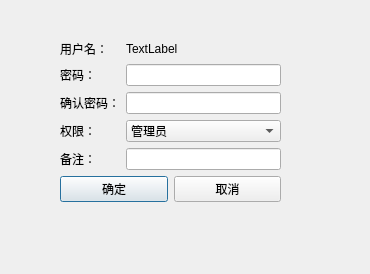
<?xml version="1.0" encoding="UTF-8"?>
<ui version="4.0">
 <class>alteruser_Dialog</class>
 <widget class="QDialog" name="alteruser_Dialog">
  <property name="geometry">
   <rect>
    <x>0</x>
    <y>0</y>
    <width>370</width>
    <height>274</height>
   </rect>
  </property>
  <property name="windowTitle">
   <string>修改用户</string>
  </property>
  <widget class="QWidget" name="layoutWidget">
   <property name="geometry">
    <rect>
     <x>60</x>
     <y>40</y>
     <width>221</width>
     <height>191</height>
    </rect>
   </property>
   <layout class="QFormLayout" name="formLayout">
    <item row="0" column="0">
     <widget class="QLabel" name="label">
      <property name="text">
       <string>用户名：</string>
      </property>
     </widget>
    </item>
    <item row="1" column="0">
     <widget class="QLabel" name="label_2">
      <property name="text">
       <string>密码：</string>
      </property>
     </widget>
    </item>
    <item row="1" column="1">
     <widget class="QLineEdit" name="passWord_lineEdit">
      <property name="echoMode">
       <enum>QLineEdit::Password</enum>
      </property>
     </widget>
    </item>
    <item row="2" column="0">
     <widget class="QLabel" name="label_3">
      <property name="text">
       <string>确认密码：</string>
      </property>
     </widget>
    </item>
    <item row="2" column="1">
     <widget class="QLineEdit" name="passWord2lineEdit">
      <property name="echoMode">
       <enum>QLineEdit::Password</enum>
      </property>
     </widget>
    </item>
    <item row="3" column="0">
     <widget class="QLabel" name="label_4">
      <property name="text">
       <string>权限：</string>
      </property>
     </widget>
    </item>
    <item row="3" column="1">
     <widget class="QComboBox" name="authority_comboBox">
      <item>
       <property name="text">
        <string>管理员</string>
       </property>
      </item>
      <item>
       <property name="text">
        <string>普通用户</string>
       </property>
      </item>
     </widget>
    </item>
    <item row="4" column="0">
     <widget class="QLabel" name="label_5">
      <property name="text">
       <string>备注：</string>
      </property>
     </widget>
    </item>
    <item row="4" column="1">
     <widget class="QLineEdit" name="note_lineEdit"/>
    </item>
    <item row="5" column="0" colspan="2">
     <layout class="QHBoxLayout" name="horizontalLayout">
      <item>
       <widget class="QPushButton" name="ok_pushButton">
        <property name="text">
         <string>确定</string>
        </property>
       </widget>
      </item>
      <item>
       <widget class="QPushButton" name="cancel_pushButton">
        <property name="text">
         <string>取消</string>
        </property>
       </widget>
      </item>
     </layout>
    </item>
    <item row="0" column="1">
     <widget class="QLabel" name="userName_label">
      <property name="text">
       <string>TextLabel</string>
      </property>
     </widget>
    </item>
   </layout>
  </widget>
 </widget>
 <resources/>
 <connections/>
</ui>
